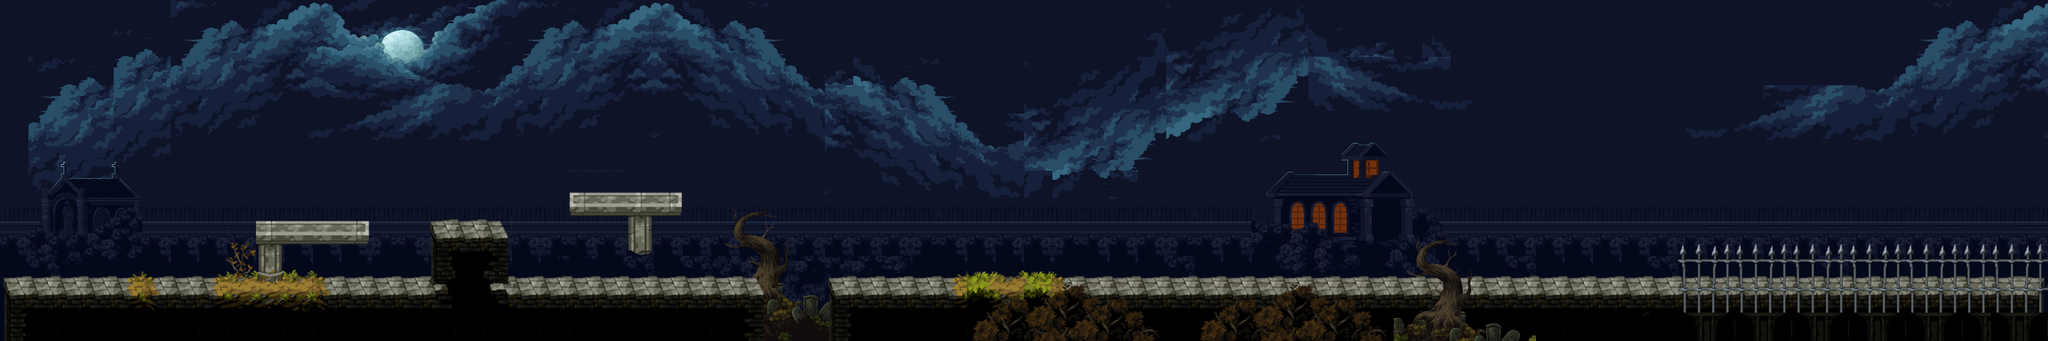

A level layout from a 2D game, rendered from its tile map. Below: a short description, then the map file with tile-grid data replaced by summaries:
An orthogonal 72x12 tile map with 64x64 px tiles, 5 tile layers (Moon-sky, Bg-fence, bush, path, ...), 7 tilesets and 1 object (platform).

<map version="1.9" tiledversion="1.9.2" orientation="orthogonal" renderorder="right-down" width="72" height="12" tilewidth="64" tileheight="64" infinite="0" nextlayerid="8" nextobjectid="7">
 <editorsettings>
  <export target="../../static/moon-level.json" format="json" />
 </editorsettings>
 <tileset firstgid="1" name="Background_0" tilewidth="64" tileheight="64" tilecount="72" columns="12">
  <image source="../../static/tileset_artwork/Background_0.png" width="768" height="416" />
 </tileset>
 <tileset firstgid="73" name="Background_1" tilewidth="64" tileheight="64" tilecount="72" columns="12">
  <image source="../../static/tileset_artwork/Background_1.png" width="768" height="416" />
 </tileset>
 <tileset firstgid="145" name="Grass_background_1" tilewidth="64" tileheight="64" tilecount="30" columns="5">
  <image source="../../static/tileset_artwork/Grass_background_1.png" width="352" height="416" />
 </tileset>
 <tileset firstgid="175" name="brush" tilewidth="64" tileheight="64" tilecount="42" columns="7">
  <image source="../../static/tileset_artwork/brush.png" width="448" height="384" />
 </tileset>
 <tileset firstgid="217" name="Tiles" tilewidth="64" tileheight="64" tilecount="132" columns="11">
  <image source="../../static/tileset_artwork/Tiles.png" width="704" height="768" />
 </tileset>
 <tileset firstgid="349" name="Grass_background_2" tilewidth="64" tileheight="64" tilecount="30" columns="5">
  <image source="../../static/tileset_artwork/Grass_background_2.png" width="352" height="416" />
 </tileset>
 <tileset firstgid="379" name="Salt" tilewidth="64" tileheight="64" tilecount="3" columns="1">
  <image source="../../static/tileset_artwork/Salt.png" width="112" height="224" />
 </tileset>
 <objectgroup color="#00fdff" id="7" name="occlusions">
  <object id="6" name="platform" x="24.2024" y="640.264">
   <polygon points="0,0 556.656,4.40044 556.656,-125.413 807.481,-123.212 805.281,4.40044 946.095,0 952.695,-121.012 1111.11,-123.212 1128.71,0 1685.37,6.60066 1685.37,118.812 0,121.012" />
  </object>
 </objectgroup>
 <layer id="1" name="Moon-sky" width="72" height="12">
  <data>[864 cells, 864 non-empty, 72 distinct tile ids]</data>
 </layer>
 <layer id="2" name="Bg-fence" width="72" height="12">
  <data>[864 cells, 384 non-empty, 66 distinct tile ids]</data>
 </layer>
 <layer id="4" name="bush" width="72" height="12">
  <data>[864 cells, 26 non-empty, 26 distinct tile ids]</data>
 </layer>
 <layer id="3" name="path" width="72" height="12">
  <data>[864 cells, 234 non-empty, 46 distinct tile ids]</data>
 </layer>
 <layer id="5" name="foreground-dressing" width="72" height="12">
  <data>[864 cells, 98 non-empty, 40 distinct tile ids]</data>
 </layer>
</map>
